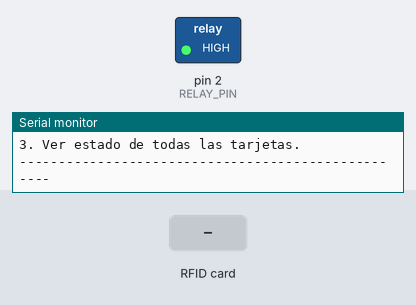
This sketch was run on a simulated Arduino Mega 2560, built for the host (arithmetic inside an expression is 32-bit, double 64-bit). Shown: switched loads named in the sketch (green lamp = pin HIGH), the last lines printed to the serial monitor. The test bench sets the inputs (shaded band). EEPROM starts erased.

Above: at 1.2 s.
1.3 s: RFID card AC 30 1F F4 held to the reader
At 1.9 s:
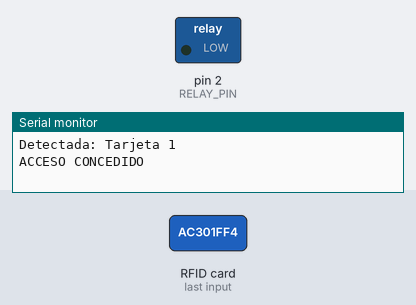
7.3 s: RFID card CC FA 85 F3 held to the reader
At 8.5 s:
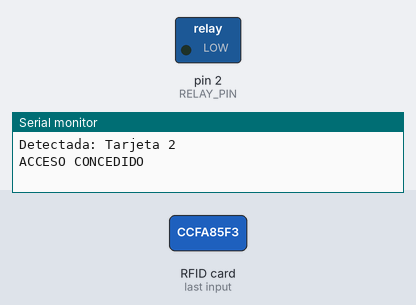
8.8 s: RFID card 8C CB F6 F3 held to the reader
Timing chart, 0 to 14.8 s (numbered marks = the images above; inputs shaded):
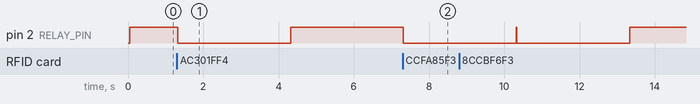

Measured:
- after the input at 1.3 s, pin 2 (RELAY_PIN): HIGH → LOW at once, → HIGH 3.0 s later
- after the input at 7.3 s, pin 2 (RELAY_PIN): HIGH → LOW at once

The sketch:

base_code.ino
```cpp
//Bernal, Álvarez y Barboza.
//Sistema de control de acceso con RFID/NFC.
#include <SPI.h> //Libreria del master-slave, para el CLK, MOSI, MISO y SS.
#include <MFRC522.h> //Libreria del lector NFC.
#include <EEPROM.h> //Libreria de la memoria EEPROM, para guardar los accesos.

#define RST_PIN         22 //Pin del reset.
#define SS_PIN          5  //Pin del slave select (SDA en el RC522).
#define RELAY_PIN        2  //Pin IN del relé.
#define EEPROM_SIZE     10 //Tamaño de memoria 10 bytes.

MFRC522 mfrc522(SS_PIN, RST_PIN); //Constructor de clase definido en la libreria, para inicializar el objeto con los valores necesarios.

//Matriz de UID de tarjetas registradas, cada UID está compuesto por 4 bytes en formato hexadecimal.
byte registrotarjetas[10][4] = {
  {0xAC, 0x30, 0x1F, 0xF4},
  {0xCC, 0xFA, 0x85, 0xF3},
  {0x8C, 0xCB, 0xF6, 0xF3},
  {0x3C, 0xB2, 0xDE, 0xF3},
  {0x4C, 0x2E, 0xD1, 0xF3},
  {0x1C, 0x79, 0xFB, 0xF3},
  {0xFC, 0x47, 0xFF, 0xF3},
  {0xCC, 0xEA, 0xEF, 0xF3},
  {0xAC, 0xE6, 0x85, 0xF3},
  {0x5C, 0xA4, 0xDD, 0xF3}
};

//Nombres por defecto colocados a las tarjetas.
String cardNames[10] = {
  "Tarjeta 1", "Tarjeta 2", "Tarjeta 3", "Tarjeta 4", "Tarjeta 5",
  "Tarjeta 6", "Tarjeta 7", "Tarjeta 8", "Tarjeta 9", "Tarjeta 10"
};

//Array de booleanos, lleva el registro de permisos y se guarda en la EEPROM.
bool accessGranted[10];

//Interfaz del menú principal.
void mostrarMenu() {
  Serial.println(F("\n-------------------Gestión accesos------------------"));
  Serial.println(F("1. Permitir acceso."));
  Serial.println(F("2. Bloquear acceso."));
  Serial.println(F("3. Ver estado de todas las tarjetas."));
  Serial.println(F("---------------------------------------------------"));
}

//Función para gestionar los comandos recibidos en el puerto serial.
void gestionarSerial() {
  if (Serial.available()) {
    String entrada = Serial.readStringUntil('\n'); //Se coloca esto para que no de error al dar enter después de colocar un comando en el monitor serial.
    entrada.trim();
    char opcion = entrada.charAt(0);

    if (opcion == '1' || opcion == '2') {
      bool permitir = (opcion == '1');
      Serial.println(permitir ? "Seleccionado: Permitir acceso" : "Seleccionado: Bloquear acceso");
      //Imprime el estado de las tarjetas.
      Serial.println("Tarjetas registradas:");
      for (int i = 0; i < 10; i++) {
        Serial.print(i + 1);
        Serial.print(". ");
        Serial.print(cardNames[i]);
        Serial.print(" - Estado: ");
        Serial.println(accessGranted[i] ? "PERMITIDO" : "BLOQUEADO");
      }

      Serial.println("Ingrese el número de tarjeta a modificar (1-10):");
      while (!Serial.available());
      String seleccionStr = Serial.readStringUntil('\n');
      seleccionStr.trim();
      int seleccion = seleccionStr.toInt();
      while (Serial.available()) Serial.read();

      if (seleccion >= 1 && seleccion <= 10) {
        int index = seleccion - 1;
        accessGranted[index] = permitir;
        EEPROM.write(index, permitir);
        EEPROM.commit();
        Serial.print("La ");
        Serial.print(cardNames[index]);
        Serial.println(permitir ? " ha sido PERMITIDA." : " ha sido BLOQUEADA.");
      } else {
        Serial.println("Entrada inválida. Solo se aceptan números del 1 al 10.");
      }

      mostrarMenu();
    } else if (opcion == '3') {
      Serial.println("Estado actual de las tarjetas:");
      for (int i = 0; i < 10; i++) {
        Serial.print(i + 1);
        Serial.print(". ");
        Serial.print(cardNames[i]);
        Serial.print(" - Estado: ");
        Serial.println(accessGranted[i] ? "PERMITIDO" : "BLOQUEADO");
      }
      mostrarMenu();
    } else {
      Serial.println("Opción inválida. Intente nuevamente.");
      mostrarMenu();
    }
  }
}

//Función para comparar con el UID de las tarjetas registradas.
bool compararUID(byte* uid, byte size, byte* tarjetaRegistrada) {
  for (byte i = 0; i < size; i++) {
    if (uid[i] != tarjetaRegistrada[i]) {
      return false;
    }
  }
  return true;
}

void setup() {
  Serial.begin(115200);           //Tasa de baudios.
  SPI.begin(18, 19, 23, SS_PIN);  //Configuración de pines para el bus SPI.
  mfrc522.PCD_Init();             //Inicialización del lector RFID.
  pinMode(RELAY_PIN, OUTPUT);
  digitalWrite(RELAY_PIN, HIGH);  //Relé apagado inicialmente.

  EEPROM.begin(EEPROM_SIZE);      //Inicia EEPROM.
  for (int i = 0; i < 10; i++) {
    accessGranted[i] = EEPROM.read(i);  //Lee estados guardados (permisos).
  }

  mostrarMenu();  //Muestra el menú por serial.
}

void loop() {
  gestionarSerial(); //Revisa los comandos por serial.

  //Condicional que verifica si no hay una nueva tarjeta o si no se pudo leer.
  if (!mfrc522.PICC_IsNewCardPresent() || !mfrc522.PICC_ReadCardSerial()) {
    return;
  }
  byte* uid = mfrc522.uid.uidByte;  //Obtiene el UID de la tarjeta.
  byte uidSize = mfrc522.uid.size;  //Obtiene el tamaño del UID.
  while (Serial.available()) Serial.read(); //Limpia el buffer serial.


  bool encontrada = false;
  for (int i = 0; i < 10; i++) {
    if (compararUID(uid, uidSize, registrotarjetas[i])) { //Compara el UID de la nueva tarjeta con los registrados.
      encontrada = true;
      Serial.print("Detectada: ");
      Serial.println(cardNames[i]);
      //Si tiene acceso, enciende el relé, si no, solo imprime "Acceso denegado".
      if (accessGranted[i]) {
        Serial.println("ACCESO CONCEDIDO");
        digitalWrite(RELAY_PIN, LOW);
        delay(3000);
        digitalWrite(RELAY_PIN, HIGH);
      } else {
        Serial.println("ACCESO DENEGADO");
      }
      break;
    }
  } //En caso de no encontrar el UID, imprime UID no registrado.
  if (!encontrada) {
    Serial.println("UID NO REGISTRADO");
  }

  mfrc522.PICC_HaltA();       // Detiene comunicación con tarjeta
  mfrc522.PCD_StopCrypto1();  // Reinicia el lector RFID
  mostrarMenu();              // Mostrar menú tras lectura
}
```
